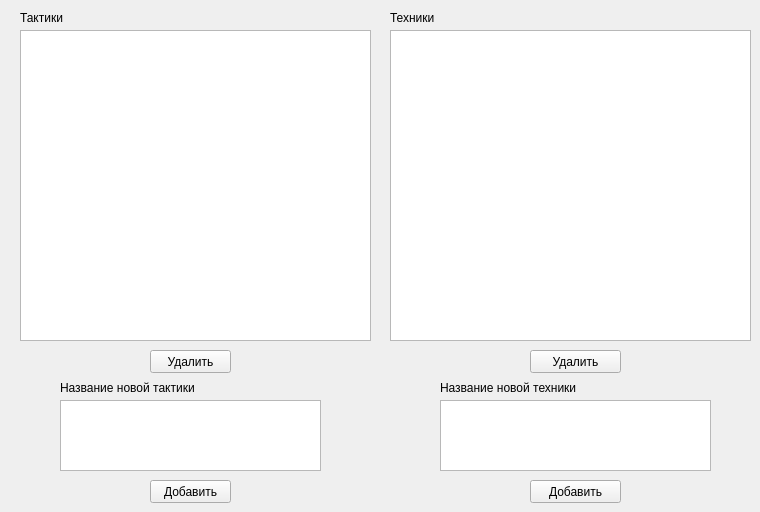
    <widget class="QWidget" name="tactic_page">
     <widget class="QListWidget" name="tactic_tac_list">
      <property name="geometry">
       <rect>
        <x>20</x>
        <y>30</y>
        <width>351</width>
        <height>311</height>
       </rect>
      </property>
      <property name="isWrapping" stdset="0">
       <bool>false</bool>
      </property>
      <property name="layoutMode">
       <enum>QListView::Batched</enum>
      </property>
      <property name="wordWrap">
       <bool>true</bool>
      </property>
     </widget>
     <widget class="QLabel" name="label_26">
      <property name="geometry">
       <rect>
        <x>20</x>
        <y>10</y>
        <width>261</width>
        <height>16</height>
       </rect>
      </property>
      <property name="text">
       <string>Тактики</string>
      </property>
     </widget>
     <widget class="QListWidget" name="tactic_tech_list">
      <property name="geometry">
       <rect>
        <x>390</x>
        <y>30</y>
        <width>361</width>
        <height>311</height>
       </rect>
      </property>
      <property name="wordWrap">
       <bool>true</bool>
      </property>
     </widget>
     <widget class="QLabel" name="label_27">
      <property name="geometry">
       <rect>
        <x>390</x>
        <y>10</y>
        <width>261</width>
        <height>16</height>
       </rect>
      </property>
      <property name="text">
       <string>Техники</string>
      </property>
     </widget>
     <widget class="QPushButton" name="tactic_tech_delete_btn">
      <property name="geometry">
       <rect>
        <x>530</x>
        <y>350</y>
        <width>91</width>
        <height>23</height>
       </rect>
      </property>
      <property name="text">
       <string>Удалить</string>
      </property>
     </widget>
     <widget class="QPlainTextEdit" name="tactic_tech_add_te">
      <property name="geometry">
       <rect>
        <x>440</x>
        <y>400</y>
        <width>271</width>
        <height>71</height>
       </rect>
      </property>
     </widget>
     <widget class="QPushButton" name="tactic_tech_add_btn">
      <property name="geometry">
       <rect>
        <x>530</x>
        <y>480</y>
        <width>91</width>
        <height>23</height>
       </rect>
      </property>
      <property name="text">
       <string>Добавить</string>
      </property>
     </widget>
     <widget class="QPlainTextEdit" name="tactic_tac_add_te">
      <property name="geometry">
       <rect>
        <x>60</x>
        <y>400</y>
        <width>261</width>
        <height>71</height>
       </rect>
      </property>
     </widget>
     <widget class="QPushButton" name="tactic_tac_add_btn">
      <property name="geometry">
       <rect>
        <x>150</x>
        <y>480</y>
        <width>81</width>
        <height>23</height>
       </rect>
      </property>
      <property name="text">
       <string>Добавить</string>
      </property>
     </widget>
     <widget class="QPushButton" name="tactic_tac_delete_btn">
      <property name="geometry">
       <rect>
        <x>150</x>
        <y>350</y>
        <width>81</width>
        <height>23</height>
       </rect>
      </property>
      <property name="text">
       <string>Удалить</string>
      </property>
     </widget>
     <widget class="QLabel" name="label_44">
      <property name="geometry">
       <rect>
        <x>60</x>
        <y>380</y>
        <width>261</width>
        <height>16</height>
       </rect>
      </property>
      <property name="text">
       <string>Название новой тактики</string>
      </property>
     </widget>
     <widget class="QLabel" name="label_56">
      <property name="geometry">
       <rect>
        <x>440</x>
        <y>380</y>
        <width>261</width>
        <height>16</height>
       </rect>
      </property>
      <property name="text">
       <string>Название новой техники</string>
      </property>
     </widget>
    </widget>
